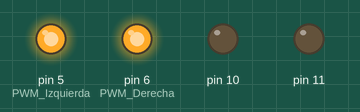
Simulated run of this sketch. Board: Arduino Uno, built with avr-gcc and run on an emulated ATmega328P. Shown: output pins drawn as LEDs (lit = HIGH).

Above: at 1.0 s.
At 5.0 s:
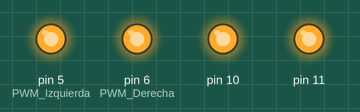
At 7.0 s:
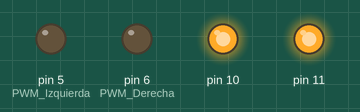
At 9.0 s:
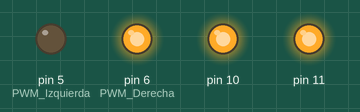
At 13.0 s:
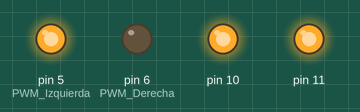
At 19.0 s:
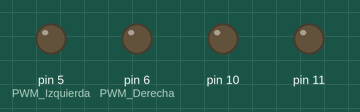
Timing chart, 0 to 20.8 s (numbered marks = the images above):
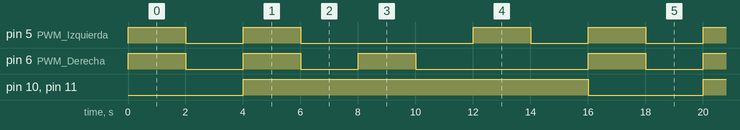

The sketch:

Carrito_B_sico.ino
```cpp
void setup() {
  pinMode(5, OUTPUT);  //PWM Izquierda
  pinMode(10, OUTPUT);
  pinMode(6, OUTPUT);  //PWM Derecha
  pinMode(11, OUTPUT);
}

void loop() {
  avanzar();
  delay(2000);

  detener();
  delay(2000);

  retroceder();
  delay(2000);

  detener();
  delay(2000);

  Derecha();
  delay(2000);

  detener();
  delay(2000);

  Izquierda();
  delay(2000);

  detener();
  delay(2000);
}

void avanzar() {
  analogWrite(5, 255);
  digitalWrite(10, LOW);
  analogWrite(6, 255);
  digitalWrite(11, LOW);
}

void detener() {
  analogWrite(5, 0);
  analogWrite(6, 0);
}

void retroceder() {
  analogWrite(5, 255);
  digitalWrite(10, HIGH);
  analogWrite(6, 255);
  digitalWrite(11, HIGH);
}
//---------------------------
void Derecha() {
  analogWrite(6, 255);
  digitalWrite(11, HIGH);
}
void Izquierda() {
  analogWrite(5, 255);
  digitalWrite(10, HIGH);
}
```

Measured:
- by itself, pin 5 (PWM_Izquierda): repeats every 16.0 s: LOW 2.0 s, HIGH 2.0 s, LOW 6.0 s, HIGH 2.0 s, LOW 2.0 s, HIGH 2.0 s
- by itself, pin 6 (PWM_Derecha): repeats every 16.0 s: 2 × (LOW 2.0 s, HIGH 2.0 s), LOW 6.0 s, HIGH 2.0 s
- by itself, pin 10, pin 11: alternates HIGH for 12.0 s and LOW for 4.0 s
